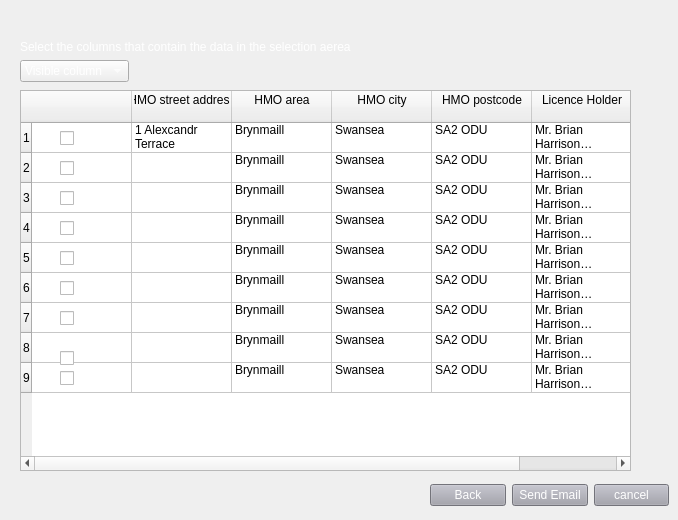
      <widget class="QWidget" name="tab_webSub_next">
       <attribute name="title">
        <string>Tab 2</string>
       </attribute>
       <widget class="QWidget" name="horizontalLayoutWidget_3">
        <property name="geometry">
         <rect>
          <x>430</x>
          <y>480</y>
          <width>239</width>
          <height>31</height>
         </rect>
        </property>
        <layout class="QHBoxLayout" name="horizontalLayout_3">
         <item>
          <widget class="QPushButton" name="pushButton_6">
           <property name="styleSheet">
            <string notr="true">background-color: rgb(161, 161, 171);
selection-background-color: rgb(77, 145, 215);
font: 75 9pt &quot;MS Shell Dlg 2&quot;;
selection-background-color: rgb(85, 85, 255);
color: rgb(255, 255, 255);</string>
           </property>
           <property name="text">
            <string>Back</string>
           </property>
          </widget>
         </item>
         <item>
          <widget class="QPushButton" name="pushButton_7">
           <property name="styleSheet">
            <string notr="true">background-color: rgb(161, 161, 171);
selection-background-color: rgb(77, 145, 215);
font: 75 9pt &quot;MS Shell Dlg 2&quot;;
selection-background-color: rgb(85, 85, 255);
color: rgb(255, 255, 255);</string>
           </property>
           <property name="text">
            <string>Send Email</string>
           </property>
          </widget>
         </item>
         <item>
          <widget class="QPushButton" name="pushButton_8">
           <property name="styleSheet">
            <string notr="true">background-color: rgb(161, 161, 171);
selection-background-color: rgb(77, 145, 215);
font: 75 9pt &quot;MS Shell Dlg 2&quot;;
selection-background-color: rgb(85, 85, 255);
color: rgb(255, 255, 255);</string>
           </property>
           <property name="text">
            <string>cancel</string>
           </property>
          </widget>
         </item>
        </layout>
       </widget>
       <widget class="QTableWidget" name="tableWidget_3">
        <property name="geometry">
         <rect>
          <x>20</x>
          <y>90</y>
          <width>611</width>
          <height>381</height>
         </rect>
        </property>
        <row>
         <property name="text">
          <string>1</string>
         </property>
        </row>
        <row>
         <property name="text">
          <string>2</string>
         </property>
        </row>
        <row>
         <property name="text">
          <string>3</string>
         </property>
        </row>
        <row>
         <property name="text">
          <string>4</string>
         </property>
        </row>
        <row>
         <property name="text">
          <string>5</string>
         </property>
        </row>
        <row>
         <property name="text">
          <string>6</string>
         </property>
        </row>
        <row>
         <property name="text">
          <string>7</string>
         </property>
        </row>
        <row>
         <property name="text">
          <string>8</string>
         </property>
        </row>
        <row>
         <property name="text">
          <string>9</string>
         </property>
        </row>
        <column>
         <property name="text">
          <string/>
         </property>
        </column>
        <column>
         <property name="text">
          <string>HMO street address
</string>
         </property>
        </column>
        <column>
         <property name="text">
          <string>HMO area
</string>
         </property>
        </column>
        <column>
         <property name="text">
          <string>HMO city
</string>
         </property>
        </column>
        <column>
         <property name="text">
          <string>HMO postcode
</string>
         </property>
        </column>
        <column>
         <property name="text">
          <string>Licence Holder
</string>
         </property>
        </column>
        <item row="0" column="1">
         <property name="text">
          <string>1 Alexcandr Terrace</string>
         </property>
        </item>
        <item row="0" column="2">
         <property name="text">
          <string>Brynmaill
</string>
         </property>
        </item>
        <item row="0" column="3">
         <property name="text">
          <string>Swansea
</string>
         </property>
        </item>
        <item row="0" column="4">
         <property name="text">
          <string>SA2 ODU
</string>
         </property>
        </item>
        <item row="0" column="5">
         <property name="text">
          <string>Mr. Brian Harrison
</string>
         </property>
        </item>
        <item row="1" column="2">
         <property name="text">
          <string>Brynmaill
</string>
         </property>
        </item>
        <item row="1" column="3">
         <property name="text">
          <string>Swansea
</string>
         </property>
        </item>
        <item row="1" column="4">
         <property name="text">
          <string>SA2 ODU
</string>
         </property>
        </item>
        <item row="1" column="5">
         <property name="text">
          <string>Mr. Brian Harrison
</string>
         </property>
        </item>
        <item row="2" column="2">
         <property name="text">
          <string>Brynmaill
</string>
         </property>
        </item>
        <item row="2" column="3">
         <property name="text">
          <string>Swansea
</string>
         </property>
        </item>
        <item row="2" column="4">
         <property name="text">
          <string>SA2 ODU
</string>
         </property>
        </item>
        <item row="2" column="5">
         <property name="text">
          <string>Mr. Brian Harrison
</string>
         </property>
        </item>
        <item row="3" column="2">
         <property name="text">
          <string>Brynmaill
</string>
         </property>
        </item>
        <item row="3" column="3">
         <property name="text">
          <string>Swansea
</string>
         </property>
        </item>
        <item row="3" column="4">
         <property name="text">
          <string>SA2 ODU
</string>
         </property>
        </item>
        <item row="3" column="5">
         <property name="text">
          <string>Mr. Brian Harrison
</string>
         </property>
        </item>
        <item row="4" column="2">
         <property name="text">
          <string>Brynmaill
</string>
         </property>
        </item>
        <item row="4" column="3">
         <property name="text">
          <string>Swansea
</string>
         </property>
        </item>
        <item row="4" column="4">
         <property name="text">
          <string>SA2 ODU
</string>
         </property>
        </item>
        <item row="4" column="5">
         <property name="text">
          <string>Mr. Brian Harrison
</string>
         </property>
        </item>
        <item row="5" column="2">
         <property name="text">
          <string>Brynmaill
</string>
         </property>
        </item>
        <item row="5" column="3">
         <property name="text">
          <string>Swansea
</string>
         </property>
        </item>
        <item row="5" column="4">
         <property name="text">
          <string>SA2 ODU
</string>
         </property>
        </item>
        <item row="5" column="5">
         <property name="text">
          <string>Mr. Brian Harrison
</string>
         </property>
        </item>
        <item row="6" column="2">
         <property name="text">
          <string>Brynmaill
</string>
         </property>
        </item>
        <item row="6" column="3">
         <property name="text">
          <string>Swansea
</string>
         </property>
        </item>
        <item row="6" column="4">
         <property name="text">
          <string>SA2 ODU
</string>
         </property>
        </item>
        <item row="6" column="5">
         <property name="text">
          <string>Mr. Brian Harrison
</string>
         </property>
        </item>
        <item row="7" column="2">
         <property name="text">
          <string>Brynmaill
</string>
         </property>
        </item>
        <item row="7" column="3">
         <property name="text">
          <string>Swansea
</string>
         </property>
        </item>
        <item row="7" column="4">
         <property name="text">
          <string>SA2 ODU
</string>
         </property>
        </item>
        <item row="7" column="5">
         <property name="text">
          <string>Mr. Brian Harrison
</string>
         </property>
        </item>
        <item row="8" column="2">
         <property name="text">
          <string>Brynmaill
</string>
         </property>
        </item>
        <item row="8" column="3">
         <property name="text">
          <string>Swansea
</string>
         </property>
        </item>
        <item row="8" column="4">
         <property name="text">
          <string>SA2 ODU
</string>
         </property>
        </item>
        <item row="8" column="5">
         <property name="text">
          <string>Mr. Brian Harrison
</string>
         </property>
        </item>
       </widget>
       <widget class="QWidget" name="formLayoutWidget_4">
        <property name="geometry">
         <rect>
          <x>20</x>
          <y>40</y>
          <width>501</width>
          <height>46</height>
         </rect>
        </property>
        <layout class="QFormLayout" name="formLayout_5">
         <item row="0" column="0">
          <widget class="QLabel" name="visibleColumnLabel">
           <property name="styleSheet">
            <string notr="true">color: rgb(255, 255, 255);
font: 75 11pt &quot;MS Shell Dlg 2&quot;;</string>
           </property>
           <property name="text">
            <string>Select the columns that contain the data in the selection aerea</string>
           </property>
          </widget>
         </item>
         <item row="1" column="0">
          <widget class="QComboBox" name="visibleColumnComboBox">
           <property name="styleSheet">
            <string notr="true">color: rgb(255, 255, 255);</string>
           </property>
           <item>
            <property name="text">
             <string>Visible column</string>
            </property>
           </item>
          </widget>
         </item>
        </layout>
       </widget>
       <widget class="QCheckBox" name="checkBox_5">
        <property name="geometry">
         <rect>
          <x>60</x>
          <y>130</y>
          <width>70</width>
          <height>17</height>
         </rect>
        </property>
        <property name="text">
         <string/>
        </property>
       </widget>
       <widget class="QCheckBox" name="checkBox_6">
        <property name="geometry">
         <rect>
          <x>60</x>
          <y>160</y>
          <width>70</width>
          <height>17</height>
         </rect>
        </property>
        <property name="text">
         <string/>
        </property>
       </widget>
       <widget class="QCheckBox" name="checkBox_7">
        <property name="geometry">
         <rect>
          <x>60</x>
          <y>190</y>
          <width>70</width>
          <height>17</height>
         </rect>
        </property>
        <property name="text">
         <string/>
        </property>
       </widget>
       <widget class="QCheckBox" name="checkBox_8">
        <property name="geometry">
         <rect>
          <x>60</x>
          <y>220</y>
          <width>70</width>
          <height>17</height>
         </rect>
        </property>
        <property name="text">
         <string/>
        </property>
       </widget>
       <widget class="QCheckBox" name="checkBox_9">
        <property name="geometry">
         <rect>
          <x>60</x>
          <y>250</y>
          <width>70</width>
          <height>17</height>
         </rect>
        </property>
        <property name="text">
         <string/>
        </property>
       </widget>
       <widget class="QCheckBox" name="checkBox_10">
        <property name="geometry">
         <rect>
          <x>60</x>
          <y>280</y>
          <width>70</width>
          <height>17</height>
         </rect>
        </property>
        <property name="text">
         <string/>
        </property>
       </widget>
       <widget class="QCheckBox" name="checkBox_11">
        <property name="geometry">
         <rect>
          <x>60</x>
          <y>310</y>
          <width>70</width>
          <height>17</height>
         </rect>
        </property>
        <property name="text">
         <string/>
        </property>
       </widget>
       <widget class="QCheckBox" name="checkBox_12">
        <property name="geometry">
         <rect>
          <x>60</x>
          <y>350</y>
          <width>70</width>
          <height>17</height>
         </rect>
        </property>
        <property name="text">
         <string/>
        </property>
       </widget>
       <widget class="QCheckBox" name="checkBox_13">
        <property name="geometry">
         <rect>
          <x>60</x>
          <y>370</y>
          <width>70</width>
          <height>17</height>
         </rect>
        </property>
        <property name="text">
         <string/>
        </property>
       </widget>
      </widget>
